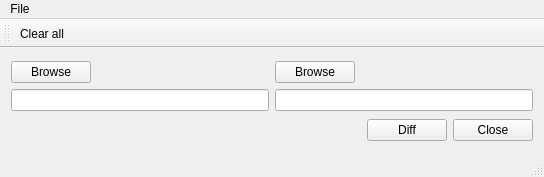
<?xml version="1.0" encoding="UTF-8"?>
<ui version="4.0">
 <class>MainWindow</class>
 <widget class="QMainWindow" name="MainWindow">
  <property name="geometry">
   <rect>
    <x>0</x>
    <y>0</y>
    <width>544</width>
    <height>177</height>
   </rect>
  </property>
  <property name="windowTitle">
   <string>MainWindow</string>
  </property>
  <widget class="QWidget" name="centralWidget">
   <layout class="QVBoxLayout" name="verticalLayout_2">
    <item>
     <layout class="QVBoxLayout" name="verticalLayout">
      <item>
       <layout class="QHBoxLayout" name="horizontalLayout">
        <item>
         <widget class="QPushButton" name="pushButton_file1">
          <property name="text">
           <string>Browse</string>
          </property>
         </widget>
        </item>
        <item>
         <spacer name="horizontalSpacer_3">
          <property name="orientation">
           <enum>Qt::Horizontal</enum>
          </property>
          <property name="sizeHint" stdset="0">
           <size>
            <width>48</width>
            <height>20</height>
           </size>
          </property>
         </spacer>
        </item>
        <item>
         <widget class="QPushButton" name="pushButton__file2">
          <property name="text">
           <string>Browse</string>
          </property>
         </widget>
        </item>
        <item>
         <spacer name="horizontalSpacer_2">
          <property name="orientation">
           <enum>Qt::Horizontal</enum>
          </property>
          <property name="sizeHint" stdset="0">
           <size>
            <width>48</width>
            <height>20</height>
           </size>
          </property>
         </spacer>
        </item>
       </layout>
      </item>
      <item>
       <layout class="QHBoxLayout" name="horizontalLayout_3">
        <item>
         <widget class="QLineEdit" name="lineEdit_file1"/>
        </item>
        <item>
         <widget class="QLineEdit" name="lineEdit_file2"/>
        </item>
       </layout>
      </item>
     </layout>
    </item>
    <item>
     <layout class="QHBoxLayout" name="horizontalLayout_2">
      <item>
       <spacer name="horizontalSpacer">
        <property name="orientation">
         <enum>Qt::Horizontal</enum>
        </property>
        <property name="sizeHint" stdset="0">
         <size>
          <width>118</width>
          <height>20</height>
         </size>
        </property>
       </spacer>
      </item>
      <item>
       <widget class="QPushButton" name="pushButton">
        <property name="text">
         <string>Diff</string>
        </property>
       </widget>
      </item>
      <item>
       <widget class="QPushButton" name="pushButton_2">
        <property name="text">
         <string>Close</string>
        </property>
       </widget>
      </item>
     </layout>
    </item>
   </layout>
  </widget>
  <widget class="QMenuBar" name="menuBar">
   <property name="geometry">
    <rect>
     <x>0</x>
     <y>0</y>
     <width>544</width>
     <height>19</height>
    </rect>
   </property>
   <widget class="QMenu" name="menuClear_all">
    <property name="title">
     <string>File</string>
    </property>
    <addaction name="actionClear_all"/>
   </widget>
   <addaction name="menuClear_all"/>
  </widget>
  <widget class="QToolBar" name="mainToolBar">
   <attribute name="toolBarArea">
    <enum>TopToolBarArea</enum>
   </attribute>
   <attribute name="toolBarBreak">
    <bool>false</bool>
   </attribute>
   <addaction name="actionClear_all"/>
  </widget>
  <widget class="QStatusBar" name="statusBar"/>
  <action name="actionClear_all">
   <property name="text">
    <string>Clear all</string>
   </property>
  </action>
 </widget>
 <layoutdefault spacing="6" margin="11"/>
 <resources/>
 <connections>
  <connection>
   <sender>pushButton_2</sender>
   <signal>clicked()</signal>
   <receiver>MainWindow</receiver>
   <slot>close()</slot>
   <hints>
    <hint type="sourcelabel">
     <x>495</x>
     <y>131</y>
    </hint>
    <hint type="destinationlabel">
     <x>496</x>
     <y>147</y>
    </hint>
   </hints>
  </connection>
 </connections>
</ui>
